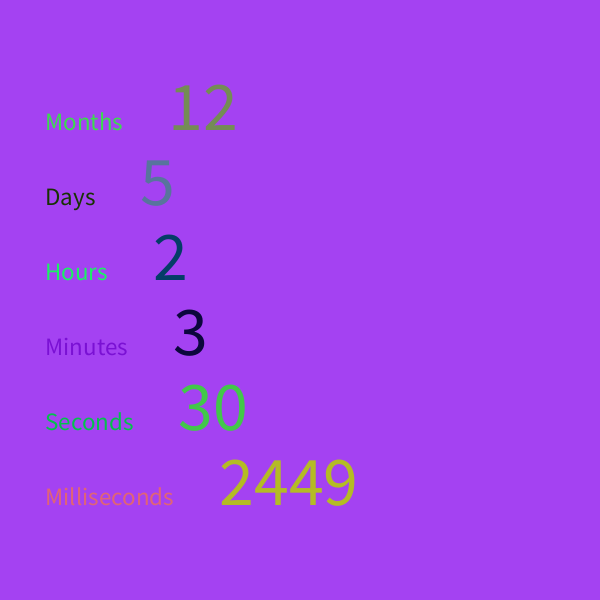
Frame 1 (no input)
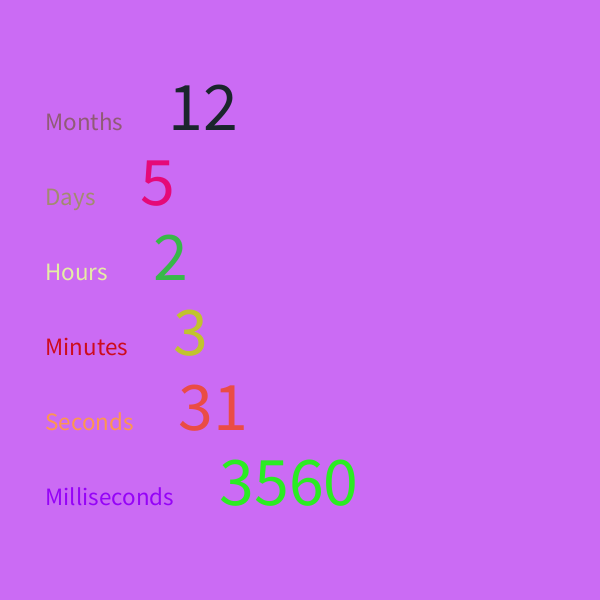
Frame 60 (the mouse pressed at the canvas centre just before this capture)
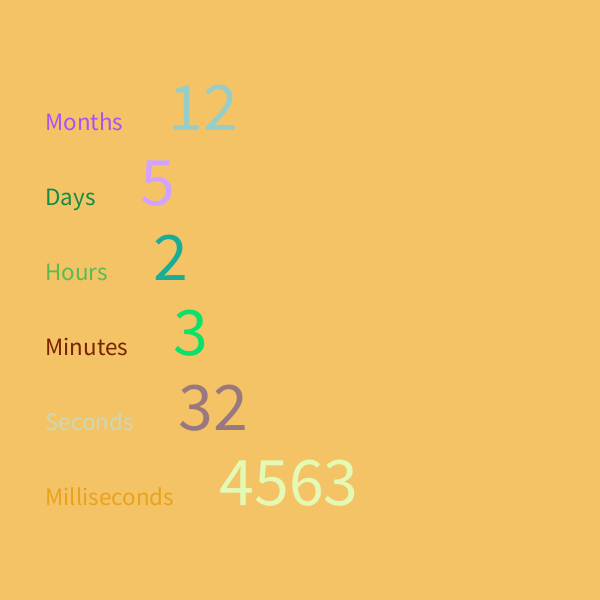
Frame 120 (the mouse held since frame 60 and released just before this capture)

The Processing sketch that drew these frames (run headless with seeded random() and noise(); from frame 60 on, the mouse is pressed at the canvas centre):

// Processing sketch: processing_174792
// ── processing_174792.pde

int yloc = 75;
 
void setup () {
   size (600, 600);
  noStroke ();
  smooth ();
 
}
 
void draw () {
  background (random(255),random(255),random(255));
  translate (width/15,55);
  clock(month(),1,"Months");
  clock (day(), 2, "Days");
  clock (hour(), 3, "Hours");
  clock (minute(), 4, "Minutes");
  clock (second(), 5, "Seconds");
  clock (millis(), 6, "Milliseconds");
  fill (250);
  }
 
void clock (int mainTime, int row, String title) {
 
  fill(random(255),random(255),random(255));
  
  String time2 = title;
  textSize(25); 
  
  text (time2, 5, yloc* row);
  
  float textwidth = textWidth (time2);
  fill(random(255),random(255),random(255));
  
  int time1 = int (mainTime);
  textSize(70);
  
  text (time1, textwidth+50, yloc*row);

 
}
